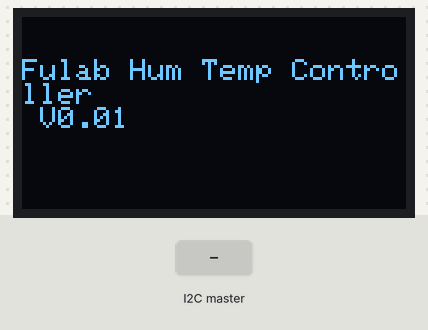
Simulated run of this sketch. Board: Arduino Uno, built with avr-gcc and run on an emulated ATmega328P. Parts: 128×64 one-colour display. The inputs (shaded band) are chosen by the test bench. What the sketch prints to the serial monitor is not drawn.

Above: at 0.1 s.
At 2.2 s:
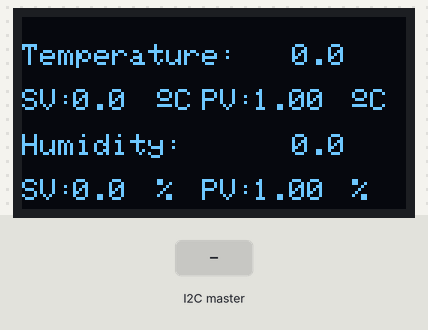
2.3 s: the I2C master sends the byte 5
At 3.7 s:
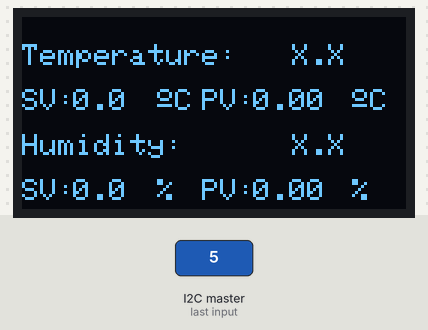
Timing chart, 0 to 5.3 s (numbered marks = the images above; inputs shaded):
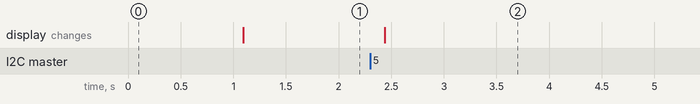

The sketch:

sdd1306_humtempdisp.ino
```cpp
/*********
  Rui Santos
  Complete project details at https://randomnerdtutorials.com
*********/

#include <Wire.h>
#include <Adafruit_GFX.h>
#include <Adafruit_SSD1306.h>

#define SCREEN_WIDTH 128 // OLED display width, in pixels
#define SCREEN_HEIGHT 64 // OLED display height, in pixels

#define Slave_ADDRESS 0x9
#define SCREEN_ADDRESS 0x3c
// Declaration for an SSD1306 display connected to I2C (SDA, SCL pins)
Adafruit_SSD1306 Fudisplay(SCREEN_WIDTH, SCREEN_HEIGHT, &Wire, -1);

float temp = 1.0;
float hum = 1.0;
float set_humidity = 0.0;
float set_temperature = 0.0;
float tempPID = 10.0;
float humPID = 10.0;
char dataBuff[48];
int yshift = 6;

bool reciveData = true;
bool displayNow = true;
void setup() {
  Serial.begin(9600);

  for (;;) {
    if (!Fudisplay.begin(SSD1306_SWITCHCAPVCC, SCREEN_ADDRESS)) {
      Serial.println("SSD1306 allocation failed.");

    } else {
      Serial.println("SSD1306 allocation Successful.");
      break;
    }
  }
  initialScreen(&Fudisplay, yshift);
  Wire.begin(Slave_ADDRESS);
  Wire.onReceive(receiveEvent);
  delay(1000);


}

void loop() {
  displayTemp(&Fudisplay,
              set_temperature, set_humidity,
              temp, hum, tempPID, humPID,
              yshift);
  delay(100);
    // Serial.print("Humidity: ");
    // Serial.print(hum);
    // Serial.print(" %\t");
    // Serial.print("Temperature: ");
    // Serial.print(temp);
    // Serial.print(" *C\t");
    // Serial.print("Heat_PID: ");
    // Serial.print(tempPID);
    // Serial.print(" \t");
    // Serial.print("Hum_PID: ");
    // Serial.print(humPID);
    // Serial.print(" \n");


}

void receiveEvent() {
  // Data buffer from host device,

  for (int i = 0; i < 48; i++) {
    *(dataBuff + i) = Wire.read();
  }
  convertchar2float((dataBuff + 1 + 8 * 0), &set_humidity);
  convertchar2float((dataBuff + 1 + 8 * 1), &set_temperature);
  convertchar2float((dataBuff + 1 + 8 * 2), &hum);
  convertchar2float((dataBuff + 1 + 8 * 3), &temp);
  convertchar2float((dataBuff + 1 + 8 * 4), &humPID);
  convertchar2float((dataBuff + 1 + 8 * 5), &tempPID);
}

void convertchar2float(char *buff, float *floattemp) {
  String dataString = "";
  char buff2[7];
  for (int i; i < 7; i++) {
    buff2[i] = *(buff + i);
  }
  dataString += buff2;
  *floattemp = dataString.toFloat();
  Serial.println(*floattemp);
}

void initialScreen(Adafruit_SSD1306* display, int shift) {
  display->clearDisplay();
  display->setTextColor(WHITE);
  display->setCursor(0, 20 - shift);
  display->setTextSize(1);
  display->println("Fulab Hum Temp Controller\n V0.01");
  display->display();
}


void displayTemp(Adafruit_SSD1306* display,
                 float tempSV, float humSV,
                 float tempPV, float humPV,
                 float tempPID, float humPID,
                 int yshift) {
  display->clearDisplay();
  display->setTextSize(1);
  display->setTextColor(WHITE);

  // temperature msg
  display->setCursor(0, 15 - yshift);
  display->print("Temperature: ");
  display->setCursor(90, 15 - yshift);
  if(tempPID > 0){
    display->print("0.0");
  }else{
    display->print("X.X");
  }
  // display->println(tempPID, 1);
  display->setCursor(0, 30 - yshift);
  display->print("SV: ");
  display->setCursor(17, 30 - yshift);
  display->println(tempSV, 1);
  display->setCursor(45, 30 - yshift);
  display->cp437(true);
  display->write(167);
  display->print("C");
  display->setCursor(60, 30 - yshift);
  display->print("PV: ");
  display->setCursor(77, 30 - yshift);
  display->println(tempPV, 2);
  display->setCursor(110, 30 - yshift);
  display->cp437(true);
  display->write(167);
  display->print("C");
  // Humidity msg
  display->setCursor(0, 45 - yshift);
  display->print("Humidity: ");
  display->setCursor(90, 45 - yshift);
  // display->println(humPID, 1);
    if(humPID > 0){
    display->print("0.0");
  }else{
    display->print("X.X");
  }
  display->setCursor(0, 60 - yshift);
  display->print("SV: ");
  display->setCursor(17, 60 - yshift);
  display->println(humSV, 1);
  display->setCursor(45, 60 - yshift);
  display->print("%");
  display->setCursor(60, 60 - yshift);
  display->print("PV: ");
  display->setCursor(77, 60 - yshift);
  display->println(humPV, 2);
  display->setCursor(110, 60 - yshift);
  display->print("%");
  display->display();

}
```

Measured:
- after the input at 2.3 s, the display: changes after 0.14 s (image 2)
